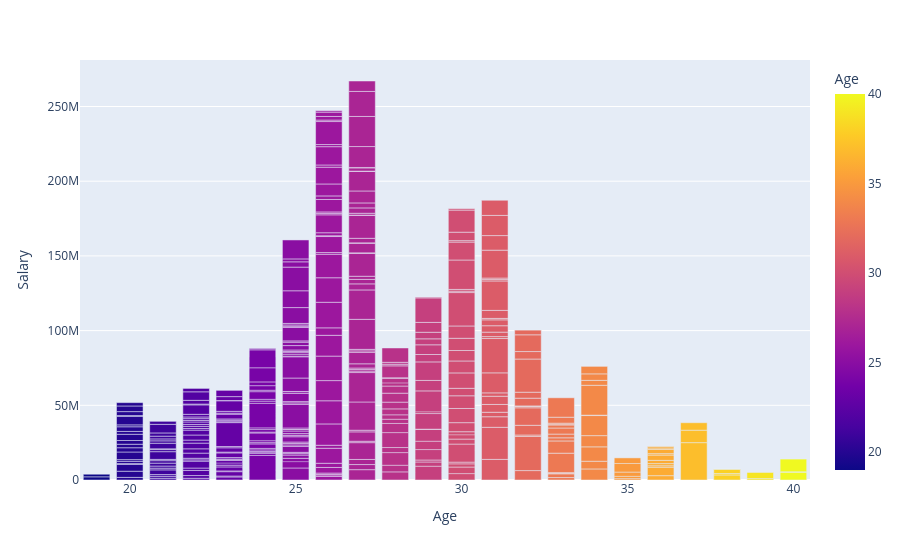

Notebook code cell kept with this figure:
### Code cell
fig.show()

### Figure 1 — Plotly figure (JSON) as saved in the notebook; plotly's stock layout.template omitted (floating-point values rounded to 4 significant figures; data arrays with more than 128 entries replaced by an {"elided": "..."} marker saying what was removed)
{"data": [{"hovertemplate": "Age=%{marker.color}<br>Salary=%{y}<extra></extra>", "legendgroup": "", "marker": {"color": {"elided": "458 float values"}, "coloraxis": "coloraxis", "pattern": {"shape": ""}}, "name": "", "orientation": "v", "showlegend": false, "textposition": "auto", "type": "bar", "x": {"elided": "458 float values"}, "xaxis": "x", "y": {"elided": "458 float values"}, "yaxis": "y"}], "layout": {"barmode": "relative", "coloraxis": {"colorbar": {"title": {"text": "Age"}}, "colorscale": [[0, "#0d0887"], [0.1111, "#46039f"], [0.2222, "#7201a8"], [0.3333, "#9c179e"], [0.4444, "#bd3786"], [0.5556, "#d8576b"], [0.6667, "#ed7953"], [0.7778, "#fb9f3a"], [0.8889, "#fdca26"], [1, "#f0f921"]]}, "legend": {"tracegroupgap": 0}, "margin": {"t": 60}, "xaxis": {"anchor": "y", "domain": [0, 1], "title": {"text": "Age"}}, "yaxis": {"anchor": "x", "domain": [0, 1], "title": {"text": "Salary"}}}}
